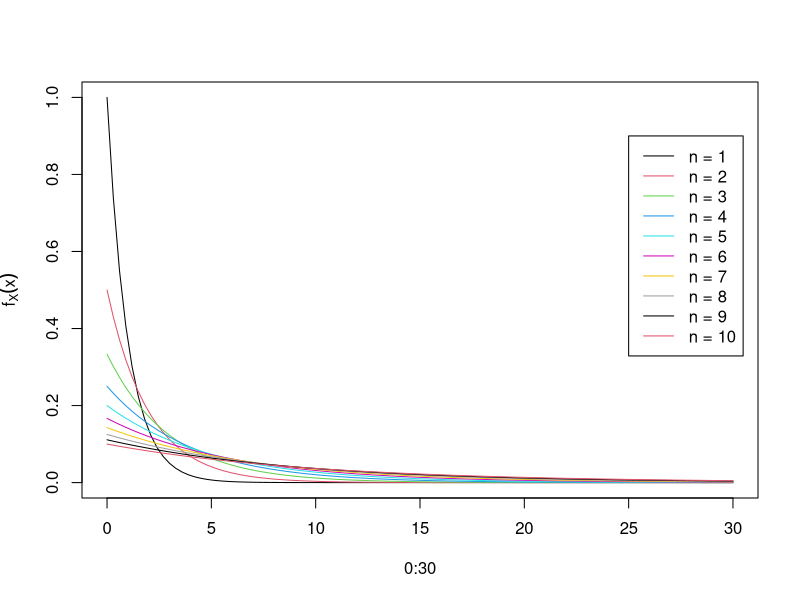
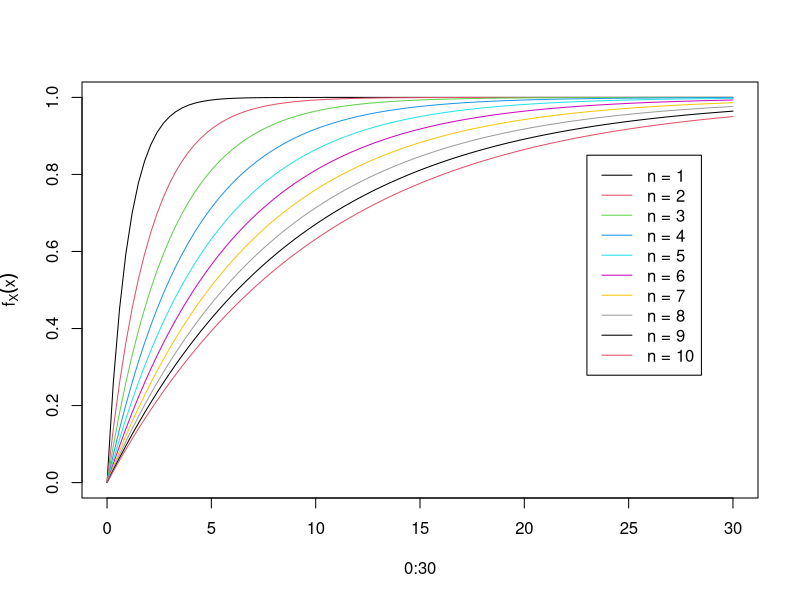
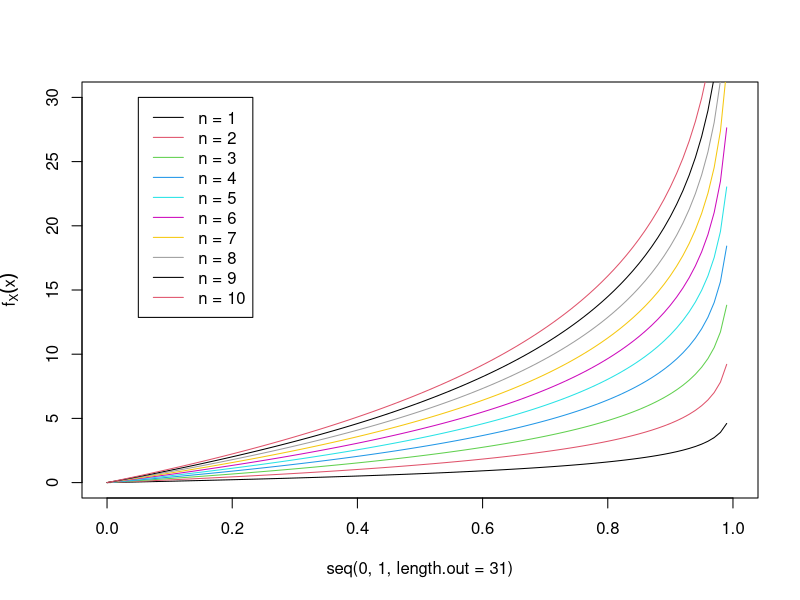
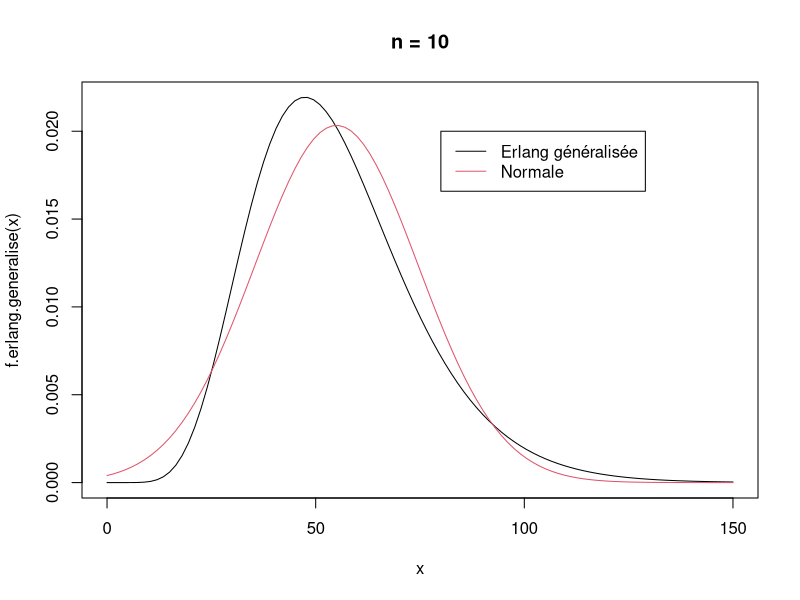
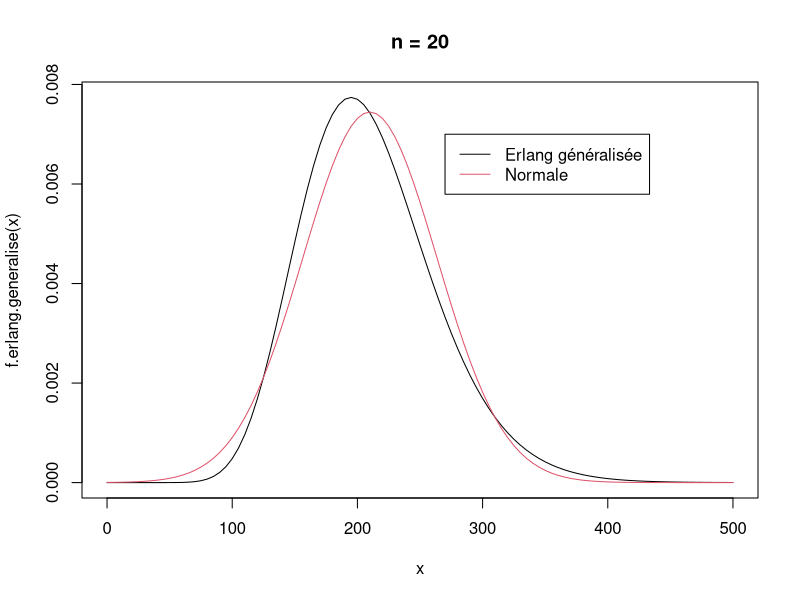
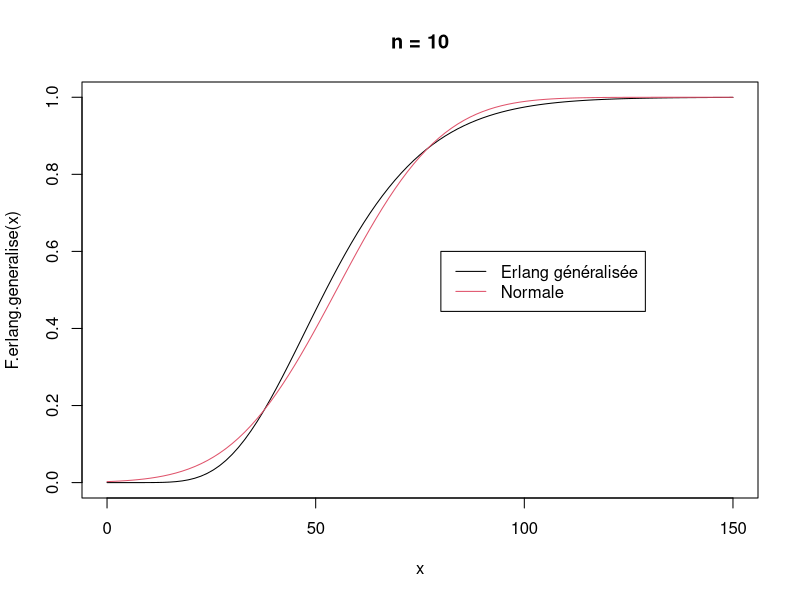
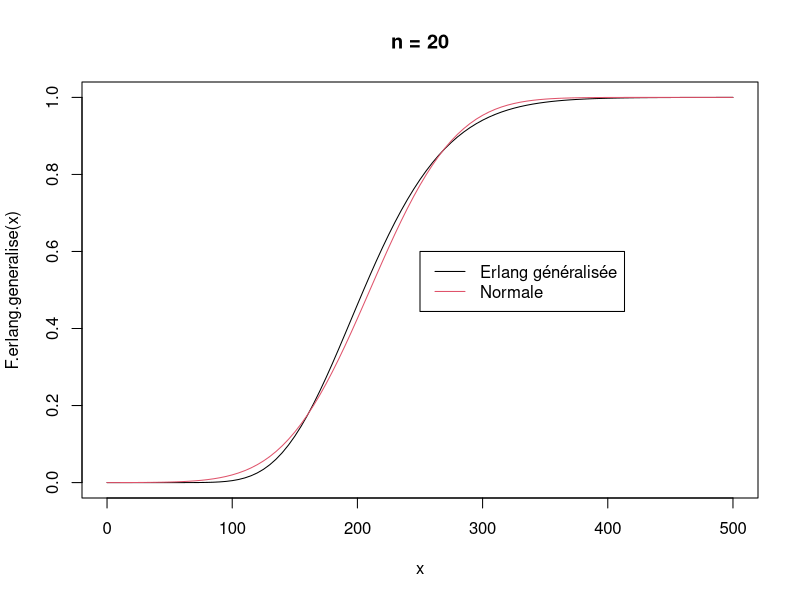

Source code (R) for these figures, in order:
#####Problème####


#Solution au numéro 2.4.2.2 (version du 2018-01-28)
#Auteur: Julien Bessette
#Dépannage 1er février

#Valeurs des kappa
k <- c(0.9,0.95,0.99,0.995)

#Paramètres
n <- 400
b <- 1000
q <- 0.008

VaRS <- numeric(4)
#Trouver la Value at Risk pour les différentes valeurs de kappa
for (i in 1:4){
  VaRS[i] <- qbinom(k[i],size=400,prob=0.008) #S suit une binomial n=400, prob=0.008
}

#a)
#Espérance de la variable aléatoire Sn = X1 + ... + Xn
ESN <- b * n * q

#Capital economique selon la Value at Risk
CEVAR <- numeric(4)

for (i in 1:4){
  CEVAR[i] <- b * VaRS[i] - ESN
}

#b)
TVaRS <- numeric(4)

#Fonction pour trouver la Tail value at Risk de Sn
for (i in 1:4){
  vk <- 1:1000 
  pdf <- dbinom(vk,size=400,prob=0.008)
  d <- 1/(1-k[i])
  y <- vk[vk > VaRS[i]] * pdf[vk > VaRS[i]]
  Fx <- pbinom(VaRS[i],size=400,prob=0.008)
  TVaRS[i] <- ((d)*(sum(y)+(VaRS[i])*(Fx-k[i])))
}

#Capital Economique selon la Tail value at risk
CETVAR <- numeric(4)

for (i in 1:4){
  CETVAR[i] <- b * TVaRS[i] - ESN
}

#c)
#Valeurs des Value at Risk
VaRXI <- numeric(4)
VaRX <- numeric(4)
for (i in 1:4){
  VaRXI[i] <- qbinom(k[i],size=1,prob=0.008)
  VaRX[i] <- b * qbinom(k[i],size=1,prob=0.008)
}

#Somme des Value at Risk
sumVaRX <- numeric(4)
for (i in 1:4){
  sumVaRX[i] <- n * VaRX[i]
}

#Benefice de mutualisation selon la Value at Risk
BEVAR <- numeric(4)
for (i in 1:4){
  BEVAR[i] <- sumVaRX[i] - b * VaRS[i]
}

#Il est souhaitable que le bénéfice de mutualisation soit postif. Pour une valeur de kappa de
# 0.995, le benefice est postif, sinon il est négatif. Ainsi, pour des valeurs de kappa sous
# 0.995, il n'est pas avantageux de mettre en commun les risques selon la Value at Risk

#d)
#Tail Value at risk
TVaRX <- numeric(4)

for (i in 1:4){
  vk <- 1:1000
  Fx <- pbinom(VaRXI[i],size=1,prob=0.008)
  pdf <- dbinom(vk,size=1,prob=0.008)
  d <- 1/(1-k[i])
  y <- vk[vk > VaRXI[i]] * pdf[vk > VaRXI[i]]
  TVaRX[i] <- b * ((d)*(sum(y)+(VaRXI[i])*(Fx-k[i])))
}

#Benefice de mutualisation selon la Tail value at risk
BETVAR <- numeric(4)
for (i in 1:4){
  BETVAR[i] <- n * TVaRX[i] - b * TVaRS[i]
}

#Pour toutes les valeurs de kappa, les valeurs des bénéfices de mutualisation sont positives. Ainsi,
#il est intéressant de mutualiser les risques selon la Tail Value at Risk




#####Graphiques####
# c)

# i) #FONCTIONS DE DENSITÉ
plot(0:30, seq(0, 1, length.out = 31), type = "n", ylab = expression(f[X](x)))
for(i in 1:10) {
  curve(dexp(x, 1/i), 0, 30, col = i, add = TRUE)
}

legend(25, 0.9, paste("n =", 1:10), lty = rep(1, 10), col = 1:10)

# ii) #FONCTIONS CUMULATIVES

plot(0:30, seq(0, 1, length.out = 31), type = "n", ylab = expression(f[X](x)))
for(i in 1:10) {
  curve(pexp(x, 1/i), 0, 30, col = i, add = TRUE)
}

legend(23, 0.85, paste("n =", 1:10), lty = rep(1, 10), col = 1:10)

# iii) #VALUE AT RISK

plot(seq(0, 1, length.out = 31), 0:30, type = "n", ylab = expression(f[X](x)))
for(i in 1:10) {
  curve(qexp(x, 1/i), 0, 1, col = i, add = TRUE)
}

legend(0.05, 30, paste("n =", 1:10), lty = rep(1, 10), col = 1:10)






# viii
n <- 10

f.erlang.generalise <- function(x) {
  sum(sapply(1:n, function(t) {
    vec <- 1:n
    vec <- vec[-t]
    vec <- 1 / vec
    prod( vec / (vec - (1 / t))) / t * exp(- x / t)
  })) 
}

f.erlang.generalise <- Vectorize(f.erlang.generalise)

curve(f.erlang.generalise, 0, 150, main = paste("n =", n))
curve(dnorm(x, sum(1:n), sqrt(sum((1:n)**(2)))), 0, 150, add = TRUE, col = 2)
legend(80, 0.02, c("Erlang généralisée", "Normale"), lty = rep(1, 2), col = 1:2)

n <- 20

curve(f.erlang.generalise, 0, 500, main = paste("n =", n))
curve(dnorm(x, sum(1:n), sqrt(sum((1:n)**(2)))), 0, 500, add = TRUE, col = 2)
legend(270, 0.007, c("Erlang généralisée", "Normale"), lty = rep(1, 2), col = 1:2)

# ix

n <- 10

F.erlang.generalise <- function(x) {
  1 - sum(sapply(1:n, function(t) {
    vec <- 1:n
    vec <- vec[-t]
    vec <- 1 / vec
    prod( vec / (vec - (1 / t))) * exp(- x / t)
  })) 
}

F.erlang.generalise <- Vectorize(F.erlang.generalise)

curve(F.erlang.generalise, 0, 150, main = paste("n =", n))
curve(pnorm(x, sum(1:n), sqrt(sum((1:n)**(2)))), 0, 150, add = TRUE, col = 2)
legend(80, 0.6, c("Erlang généralisée", "Normale"), lty = rep(1, 2), col = 1:2)

n <- 20

curve(F.erlang.generalise, 0, 500, main = paste("n =", n))
curve(pnorm(x, sum(1:n), sqrt(sum((1:n)**(2)))), 0, 500, add = TRUE, col = 2)
legend(250, 0.6, c("Erlang généralisée", "Normale"), lty = rep(1, 2), col = 1:2)

